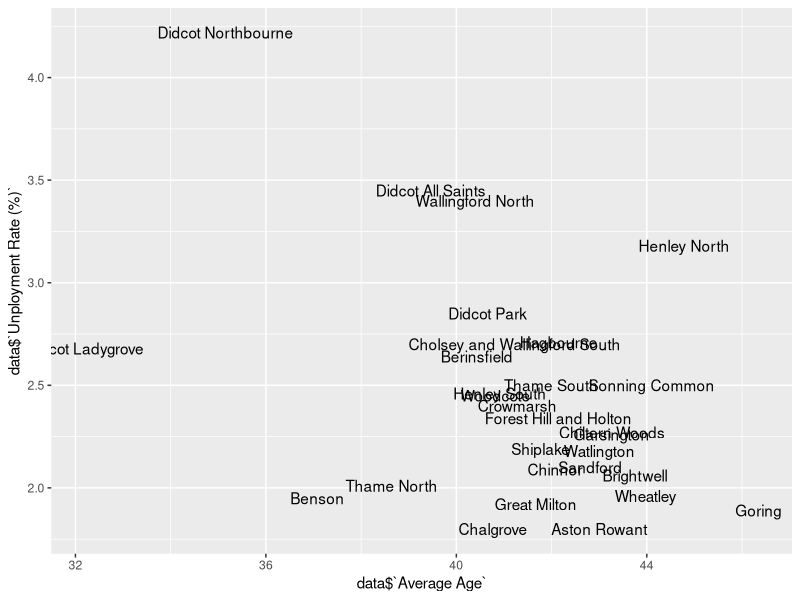
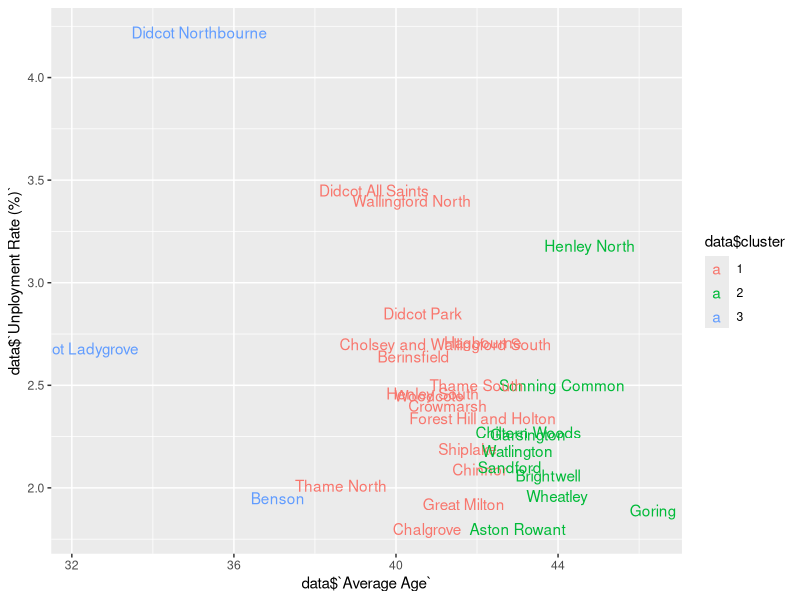
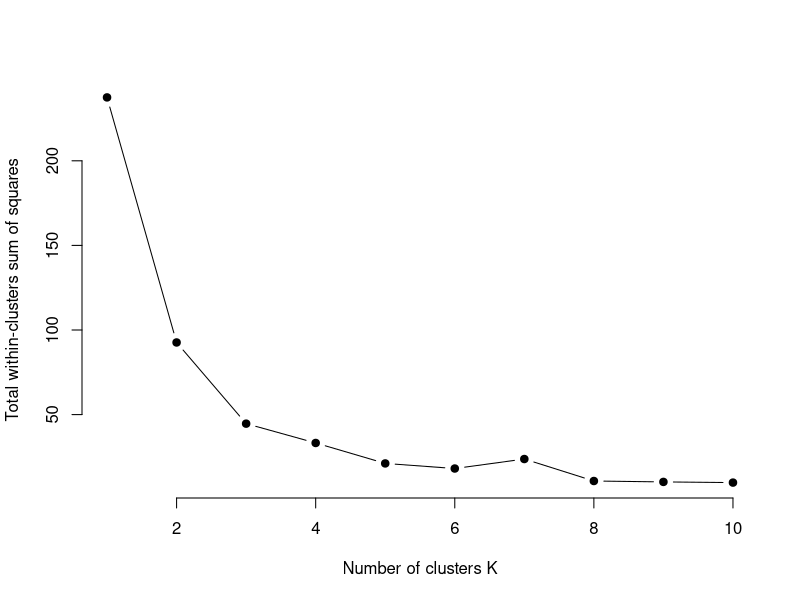

The R script that drew these images, in order:
## ---- chunk 1
install.packages("tidyverse")

library(tidyverse)
## ---- chunk 2
data <- read.csv('Soxon Statistics.csv')
## ---- chunk 3
# The column headers are lengthy. I want to change each of them to be shorter and clearer.
names(data) <- c("Area", "Average Age", "Unployment Rate (%)")

# Now I can take a look at my data and see how it has changed.
head(data)
## ---- chunk 4
qplot(x = data$`Average Age`, y = data$`Unployment Rate (%)`, label = data$Area, geom = "text")
## ---- chunk 5
# Let's guess that our dataset has 3 clusters.
kClusters <- 3

# Let's use the kmeans function and store the result in a variable
kMeansResult <- kmeans(data[,2:3], centers = kClusters)

# The code above can also be written as kMeansResult <- kmeans(data[,2:3], centers = kClusters)

# Create a new column in your dataset to show which cluster each ward belongs to
data$cluster <- kMeansResult$cluster

# Make sure your new cluster column is a factor, not an integer
data$cluster <- as.factor(data$cluster)

View(data)
## ---- chunk 6
qplot(x = data$`Average Age`, y = data$`Unployment Rate (%)`, label = data$Area, geom = "text", color = data$cluster)
## ---- chunk 7
kClustersMax <- 10

wss <- sapply(1:kClustersMax,
        function(k){kmeans(data[,2:3], k)$tot.withinss})

plot(1:kClustersMax, wss,
       type="b", pch = 19, frame = FALSE,
       xlab="Number of clusters K",
       ylab="Total within-clusters sum of squares")
